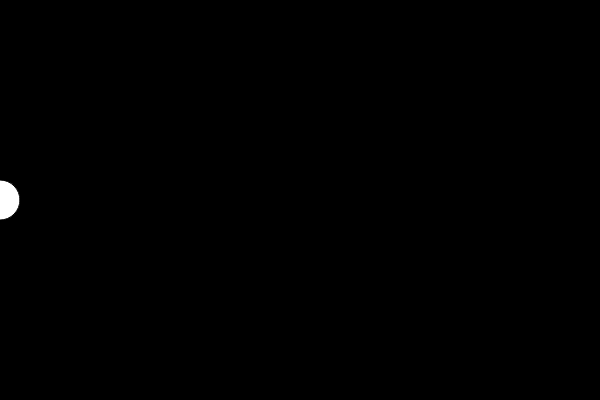
Frame 1 (no input)
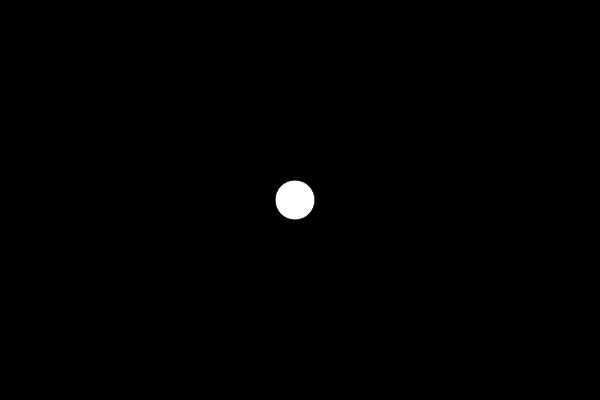
Frame 60 (no input)
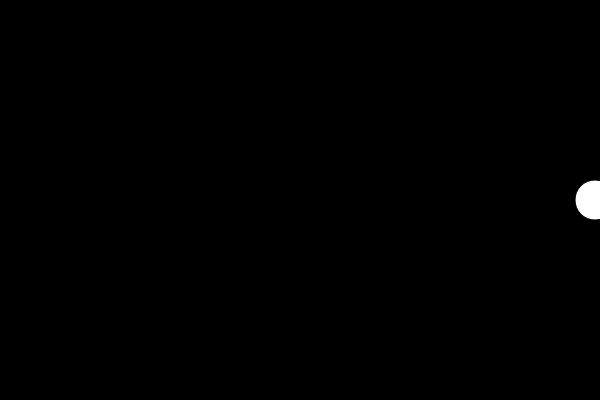
Frame 120 (the mouse pressed at the canvas centre since frame 60)

The p5.js sketch that drew these frames (run headless with seeded random() and noise() and a simulated clock; from frame 60 on, the mouse is pressed at the canvas centre):

// p5.js sketch
// ── sketch.js
const cnvWidth = 600;
const cnvHeight = 400;

let dir = 1;
let x = 0;
let speed = 5;

function setup() {
	createCanvas(cnvWidth, cnvHeight);
}

function draw() {
	// Sæt baggrunden til sort
	background(0);

	// Tegn en cirkel ved (x, halvdenlen af vinduet)
	circle(x, cnvHeight / 2, 40);

	// Ændrer x med speed
	// Gang speed med dir variablen
	// Hvis dir er posetiv bliver x større
	// Hvis dir er negativ bliver x mindre
	x += speed * dir;

	// Hvis x er mindre end nul, ændres dir til 1
	// Hvis x er i mellem 0 og width, så ændres dir ikke
	// Hvis x er mere end width, ændres dir til -1
	dir = x <= 0 ? 1 : x >= cnvWidth ? -1 : dir;
}
